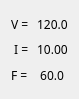
   <widget class="QWidget" name="layoutWidget">
    <property name="geometry">
     <rect>
      <x>690</x>
      <y>10</y>
      <width>79</width>
      <height>99</height>
     </rect>
    </property>
    <layout class="QHBoxLayout" name="horizontalLayout">
     <property name="spacing">
      <number>0</number>
     </property>
     <item>
      <layout class="QVBoxLayout" name="verticalLayout">
       <item>
        <widget class="QLabel" name="label">
         <property name="font">
          <font>
           <family>Inter UI</family>
           <pointsize>9</pointsize>
          </font>
         </property>
         <property name="text">
          <string>V =</string>
         </property>
        </widget>
       </item>
       <item>
        <widget class="QLabel" name="label_2">
         <property name="font">
          <font>
           <family>Inter UI</family>
           <pointsize>9</pointsize>
          </font>
         </property>
         <property name="text">
          <string> I =</string>
         </property>
        </widget>
       </item>
       <item>
        <widget class="QLabel" name="label_3">
         <property name="font">
          <font>
           <family>Inter UI</family>
           <pointsize>9</pointsize>
          </font>
         </property>
         <property name="text">
          <string>F =</string>
         </property>
        </widget>
       </item>
      </layout>
     </item>
     <item>
      <layout class="QVBoxLayout" name="verticalLayout_2">
       <item>
        <widget class="QLabel" name="label_4">
         <property name="font">
          <font>
           <family>Inter UI Medium</family>
           <pointsize>9</pointsize>
          </font>
         </property>
         <property name="text">
          <string> 120.0</string>
         </property>
        </widget>
       </item>
       <item>
        <widget class="QLabel" name="label_5">
         <property name="font">
          <font>
           <family>Inter UI Medium</family>
           <pointsize>9</pointsize>
          </font>
         </property>
         <property name="text">
          <string> 10.00</string>
         </property>
        </widget>
       </item>
       <item>
        <widget class="QLabel" name="label_6">
         <property name="font">
          <font>
           <family>Inter UI Medium</family>
           <pointsize>9</pointsize>
          </font>
         </property>
         <property name="text">
          <string>  60.0</string>
         </property>
        </widget>
       </item>
      </layout>
     </item>
    </layout>
   </widget>
